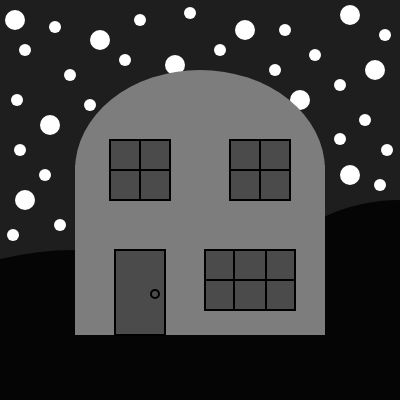
Frame 1 (no input)
Frame 60 (no input): identical to frame 1, image omitted
Frame 120 (the mouse pressed at the canvas centre since frame 60): identical to frame 1, image omitted

The p5.js sketch that drew this single still picture (run headless with seeded random() and noise() and a simulated clock; from frame 60 on, the mouse is pressed at the canvas centre):

// p5.js sketch
// ── sketch.js
function setup() {
  createCanvas(400, 400);
}

function draw() {
  background(30);
  //black spheres will represent the ground and hills.
  push();
  ellipseMode (RADIUS); //Ellipse is set to radius for checkmarks!!!
  fill (5); // darker than background
  noStroke(); // so hills don't look weird or interfier with each other
  ellipse (75,375,200,125);
  //Same thing as above but this time other half of ground
  ellipseMode (CORNERS); //Ellipse is set to corners for checkmarks!!!
  ellipse (600,650,200,200);
  pop();// don't know when push & pop will effect other things so start now             // right...
  
  //Time to add some stars to the sky
  //first big stars
  push();
  stroke(255);
  strokeWeight(20);// parameters have been set.
  point(25,200);
  point(300,100);
  point(100,40);
  point(50,125);
  point(15,20);
  point(175,65);
  point(245,30);
  point(350,15);
  point(350,175);
  point(375,70);
  pop();
  
  //Small stars
  push();
  stroke(255);
  strokeWeight(12);
  point(25,50);
  point(55,27);
  point(17,100);
  point(45,175);
  point(20,150);
  point(60,225);
  point(13,235);
  point(70,75);
  point(90,105);
  point(125,60);
  point(140,20);
  point(220,50);
  point(190,13);
  point(275,70);
  point(285,30);
  point(315,55);
  point(385,35);
  point(365,120);
  point(340,85);
  point(387,150);
  point(340,139);
  point(380,185);
  pop();
  
  // House exterior making code
  //starting with the roof that is a ellipse
  push();
  ellipseMode (CENTER);
  fill (125);
  noStroke();
  ellipse (200,170,250,200);
  //now its time for the rectangle part of the house
  rectMode (CENTER);
  rect (200,250,250,170);
  pop();
  
  //House Door
  push();
  rectMode (CORNER);
  stroke(0);//color for both door and handle
  strokeWeight(2);//line width for both aswell
  fill(75);
  rect(115,250,50,85);
  // door handle
  ellipseMode (CORNER);
  noFill();
  ellipse (151,290,8);
  pop();
  
  //Windows first on top left
  push();
  rectMode (CENTER);
  fill (75);
  strokeWeight(2);//parmeters set for both rectangle and lines
  rect(140,170,60);
  //little detail for window
  line(110,170,170,170);//horizontal line
  line(140,200,140,140);//vertical line
  //now to duplicate & put on top right.
  rect(260,170,60);
  line(230,170,290,170);//horizontal line
  line(260,200,260,140);//vertical line
  //3rd window but this time near bottom right
  rect (250,280,90,60);
  line (205,280,295,280);//horizontal line
  line (234,250,234,310);//first vertical line
  line (266,250,266,310);//second vertical line
  pop();
  
}
